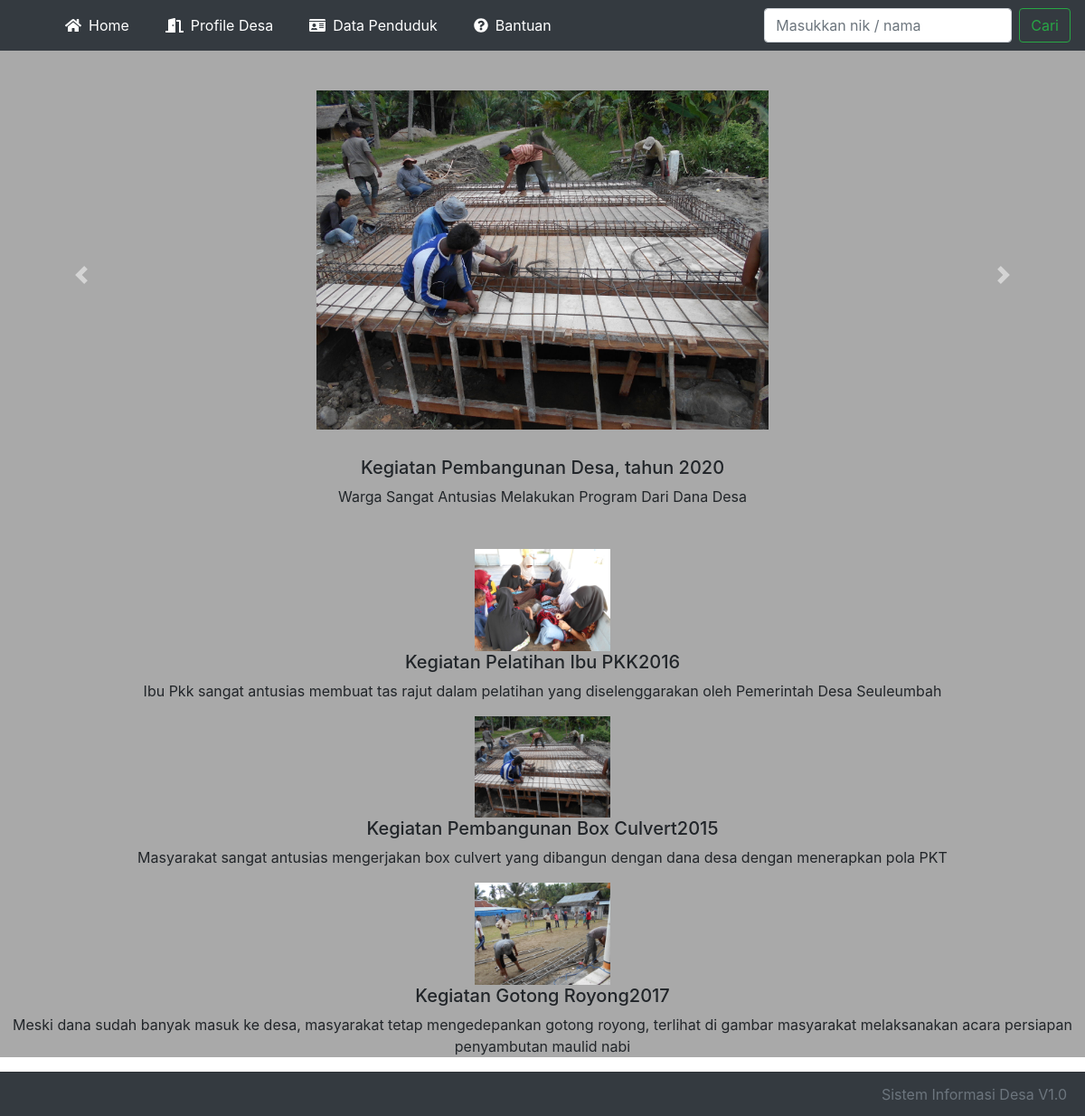
Page /gades/gades.php on the committed database.
### tables this page shows
CREATE TABLE `gades` (
  `id` int(11) NOT NULL,
  `nm_kegiatan` varchar(100) NOT NULL,
  `tahun` varchar(100) NOT NULL,
  `ket` text NOT NULL,
  `gambar` varchar(100) NOT NULL
);

### gades/gades.php (the view, shortened to what this page needs)
<?php
include '../functions.php';
$sql = "SELECT * FROM gades";
$result = mysqli_query($conn, $sql);
?>
<!DOCTYPE html>
<html lang="en">
<head>
    <link rel="stylesheet" href="../css/bootstrap.min.css">
    <link rel="stylesheet" href="../css/all.css">
    <link rel="stylesheet" href="../style.css">
    <link rel="stylesheet" href="stylegd.css">
</head>
<body>
    <body>
        <nav class="navbar navbar-expand-lg navbar-dark bg-dark fixed-top">
            <div class="collapse navbar-collapse" id="navbarSupportedContent">
                <ul class="navbar-nav mr-auto">
                    <li class="nav-item active">
                        <a class="nav-link" href="../index.php"><i class="fas fa-home mr-2 ml-5"></i>Home <span class="sr-only">(current)</span></a>
                    </li>
                    <li class="nav-item active">
                        <a class="nav-link" href="../profil-desa/profile.php"><i class="fas fa-door-open mr-2 ml-4"></i>Profile Desa <span class="sr-only">(current)</span></a>
                    </li>
                    <li class="nav-item active">
                        <a class="nav-link" href="../dapen/dapen.php"><i class="fas fa-id-card mr-2 ml-4"></i>Data Penduduk <span class="sr-only">(current)</span></a>
                    </li>
                    <li class="nav-item active">
                        <a class="nav-link" href="#"><i class="fas fa-question-circle mr-2 ml-4"></i>Bantuan <span class="sr-only">(current)</span></a>
                    </li>
                </ul>
                <form class="form-inline my-2 my-lg-0" action="../cari.php" method="post">
                    <input class="form-control mr-sm-2" type="search" name="keyword" placeholder="Masukkan nik / nama" aria-label="Search">
                    <button class="btn btn-outline-success my-2 my-sm-0" type="submit" name="cari">Cari</button>
                </form>
            </div>
        </nav>
        <div id="carouselExampleControls" class="carousel slide" data-ride="carousel">
            <div class="containergd">
                <div class="carousel-inner text-center">
                    <div class="carousel-item active">
                        <img src="img/1.jpg" width="500px">
                        <h5>Kegiatan Pembangunan Desa, tahun 2020</h5>
                        <p>Warga Sangat Antusias Melakukan Program Dari Dana Desa</p>
                    </div>
                </div>
            </div>
            <a class=" carousel-control-prev" href="#carouselExampleControls" role="button" data-slide="prev">
                <span class="carousel-control-prev-icon" aria-hidden="true"></span>
            </a>
            <a class="carousel-control-next" href="#carouselExampleControls" role="button" data-slide="next">
                <span class="carousel-control-next-icon" aria-hidden="true"></span>
            </a>
        </div>
        <div class="galeri">
            <?php
            while ($row = mysqli_fetch_assoc($result)) :
            ?>
                <img src="img/<?= $row['gambar'] ?>" width="150px">
                <h5>Kegiatan <?= $row['nm_kegiatan'], $row['tahun'] ?></h5>
                <p><?= $row['ket'] ?></p>
            <?php endwhile; ?>
        </div>
        <div class="card-footer text-muted mt-3 text-right bg-dark">
            Sistem Informasi Desa V1.0
        </div>
    </body>
</html>

### css/all.css (style rules this page uses)
.fa-door-open:before { content: "\f52b"; }
.fa-home:before { content: "\f015"; }
.fa-id-card:before { content: "\f2c2"; }
.fa-question-circle:before { content: "\f059"; }

### style.css (style rules this page uses)
.btn { margin-top: 70px; }

### gades/stylegd.css (style rules this page uses)
body { background-attachment: darkgrey; }
.containergd { width: 800px; margin: auto; padding-top: 100px; padding-bottom: 30px; }
.carousel { margin: auto; background-color: darkgrey; }
.carousel h5 { padding-top : 30px; }
.galeri { background-color: darkgrey; text-align: center; }

### rows in the picture
gades: gambar (picture), nm_kegiatan "Pelatihan Ibu PKK", tahun "2016", ket "Ibu Pkk sangat antusias membuat tas rajut dalam pelatihan yang diselenggarakan oleh Pemerintah Desa Seuleumbah"
gades: gambar (picture), nm_kegiatan "Pembangunan Box Culvert", tahun "2015", ket "Masyarakat sangat antusias mengerjakan box culvert yang dibangun dengan dana desa dengan menerapkan pola PKT"
gades: gambar (picture), nm_kegiatan "Gotong Royong", tahun "2017", ket "Meski dana sudah banyak masuk ke desa, masyarakat tetap mengedepankan gotong royong, terlihat di gambar masyarakat melaksanakan acara persiapan penyambutan maulid nabi"
